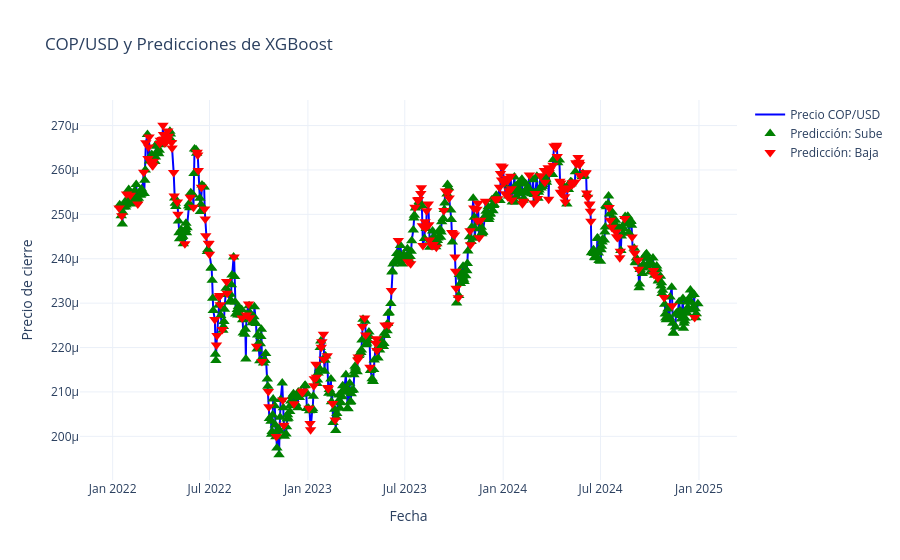

Notebook source saved alongside this figure:
### Code cell
#@title Grafica
data_test = data.iloc[-len(y_test):].copy()
data_test['Pred'] = y_pred

fig = go.Figure()

fig.add_trace(go.Scatter(
    x=data_test.index,
    y=data_test['Close'],
    mode='lines',
    name='Precio COP/USD',
    line=dict(color='blue')
))

fig.add_trace(go.Scatter(
    x=data_test.index[data_test['Pred'] == 1],
    y=data_test['Close'][data_test['Pred'] == 1],
    mode='markers',
    name='Predicción: Sube',
    marker=dict(color='green', symbol='triangle-up', size=10)
))

fig.add_trace(go.Scatter(
    x=data_test.index[data_test['Pred'] == 0],
    y=data_test['Close'][data_test['Pred'] == 0],
    mode='markers',
    name='Predicción: Baja',
    marker=dict(color='red', symbol='triangle-down', size=10)
))

fig.update_layout(
    title='COP/USD y Predicciones de XGBoost',
    xaxis_title='Fecha',
    yaxis_title='Precio de cierre',
    hovermode='x unified',
    template='plotly_white'
)

fig.show()

### Figure 1 — Plotly figure (JSON) as saved in the notebook; plotly's stock layout.template omitted (floating-point values rounded to 4 significant figures; data arrays with more than 128 entries replaced by an {"elided": "..."} marker saying what was removed)
{"data": [{"line": {"color": "blue"}, "mode": "lines", "name": "Precio COP/USD", "type": "scatter", "x": {"elided": "773 str values"}, "y": {"elided": "773 float values"}}, {"marker": {"color": "green", "size": 10, "symbol": "triangle-up"}, "mode": "markers", "name": "Predicción: Sube", "type": "scatter", "x": {"elided": "551 str values"}, "y": {"elided": "551 float values"}}, {"marker": {"color": "red", "size": 10, "symbol": "triangle-down"}, "mode": "markers", "name": "Predicción: Baja", "type": "scatter", "x": {"elided": "222 str values"}, "y": {"elided": "222 float values"}}], "layout": {"hovermode": "x unified", "title": {"text": "COP/USD y Predicciones de XGBoost"}, "xaxis": {"title": {"text": "Fecha"}}, "yaxis": {"title": {"text": "Precio de cierre"}}}}
